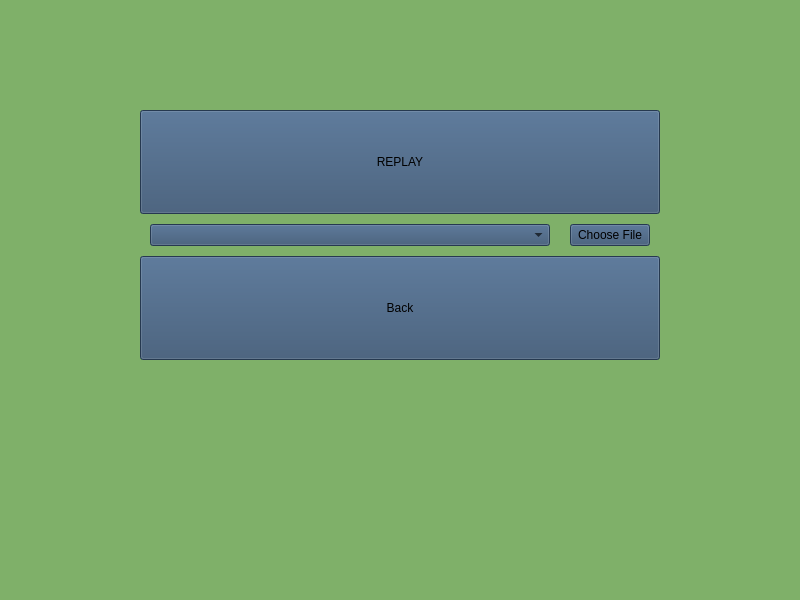
<?xml version="1.0" encoding="UTF-8"?>
<ui version="4.0">
 <class>replaypage</class>
 <widget class="QWidget" name="replaypage">
  <property name="geometry">
   <rect>
    <x>0</x>
    <y>0</y>
    <width>800</width>
    <height>600</height>
   </rect>
  </property>
  <property name="windowTitle">
   <string>Form</string>
  </property>
  <property name="styleSheet">
   <string notr="true">background: #7FB069;</string>
  </property>
  <property name="windowFilePath">
   <string/>
  </property>
  <layout class="QVBoxLayout" name="verticalLayout">
   <item>
    <widget class="QStackedWidget" name="stackedWidget">
     <widget class="QWidget" name="SetUpReplayPage">
      <layout class="QVBoxLayout" name="verticalLayout_3">
       <item>
        <layout class="QVBoxLayout" name="verticalLayout_2">
         <property name="spacing">
          <number>10</number>
         </property>
         <property name="leftMargin">
          <number>120</number>
         </property>
         <property name="topMargin">
          <number>90</number>
         </property>
         <property name="rightMargin">
          <number>120</number>
         </property>
         <property name="bottomMargin">
          <number>220</number>
         </property>
         <item>
          <widget class="QPushButton" name="PlayButton">
           <property name="sizePolicy">
            <sizepolicy hsizetype="Minimum" vsizetype="Preferred">
             <horstretch>0</horstretch>
             <verstretch>0</verstretch>
            </sizepolicy>
           </property>
           <property name="styleSheet">
            <string notr="true">background: #355070;</string>
           </property>
           <property name="text">
            <string>REPLAY</string>
           </property>
          </widget>
         </item>
         <item>
          <layout class="QHBoxLayout" name="horizontalLayout">
           <property name="spacing">
            <number>20</number>
           </property>
           <property name="leftMargin">
            <number>10</number>
           </property>
           <property name="topMargin">
            <number>0</number>
           </property>
           <property name="rightMargin">
            <number>10</number>
           </property>
           <item>
            <widget class="QComboBox" name="comboBox">
             <property name="sizePolicy">
              <sizepolicy hsizetype="Preferred" vsizetype="Maximum">
               <horstretch>0</horstretch>
               <verstretch>0</verstretch>
              </sizepolicy>
             </property>
             <property name="autoFillBackground">
              <bool>false</bool>
             </property>
             <property name="styleSheet">
              <string notr="true">background: #355070;</string>
             </property>
             <property name="duplicatesEnabled">
              <bool>false</bool>
             </property>
            </widget>
           </item>
           <item>
            <widget class="QPushButton" name="ChooseFileButton">
             <property name="enabled">
              <bool>true</bool>
             </property>
             <property name="sizePolicy">
              <sizepolicy hsizetype="Maximum" vsizetype="Maximum">
               <horstretch>0</horstretch>
               <verstretch>0</verstretch>
              </sizepolicy>
             </property>
             <property name="styleSheet">
              <string notr="true">background: #355070; </string>
             </property>
             <property name="text">
              <string>Choose File</string>
             </property>
            </widget>
           </item>
          </layout>
         </item>
         <item>
          <widget class="QPushButton" name="pushButton">
           <property name="sizePolicy">
            <sizepolicy hsizetype="Minimum" vsizetype="Preferred">
             <horstretch>0</horstretch>
             <verstretch>0</verstretch>
            </sizepolicy>
           </property>
           <property name="styleSheet">
            <string notr="true">background: #355070;</string>
           </property>
           <property name="text">
            <string>Back</string>
           </property>
          </widget>
         </item>
        </layout>
       </item>
      </layout>
     </widget>
     <widget class="QWidget" name="PlayReplayPage">
      <layout class="QVBoxLayout" name="verticalLayout_6">
       <property name="spacing">
        <number>0</number>
       </property>
       <property name="leftMargin">
        <number>0</number>
       </property>
       <property name="topMargin">
        <number>0</number>
       </property>
       <property name="rightMargin">
        <number>0</number>
       </property>
       <property name="bottomMargin">
        <number>0</number>
       </property>
       <item>
        <layout class="QVBoxLayout" name="verticalLayout_5">
         <property name="spacing">
          <number>0</number>
         </property>
         <item>
          <layout class="QHBoxLayout" name="horizontalLayout_4">
           <property name="spacing">
            <number>10</number>
           </property>
           <property name="leftMargin">
            <number>20</number>
           </property>
           <property name="topMargin">
            <number>10</number>
           </property>
           <property name="rightMargin">
            <number>20</number>
           </property>
           <property name="bottomMargin">
            <number>10</number>
           </property>
           <item>
            <widget class="QLabel" name="ReplayLivesLabel">
             <property name="sizePolicy">
              <sizepolicy hsizetype="Preferred" vsizetype="Preferred">
               <horstretch>0</horstretch>
               <verstretch>0</verstretch>
              </sizepolicy>
             </property>
             <property name="minimumSize">
              <size>
               <width>90</width>
               <height>0</height>
              </size>
             </property>
             <property name="text">
              <string>Lives:</string>
             </property>
            </widget>
           </item>
           <item>
            <widget class="QLabel" name="label_3">
             <property name="text">
              <string>Score:</string>
             </property>
            </widget>
           </item>
           <item>
            <widget class="QLCDNumber" name="ReplayScoreNumberCounter">
             <property name="minimumSize">
              <size>
               <width>80</width>
               <height>0</height>
              </size>
             </property>
             <property name="styleSheet">
              <string notr="true">background: #355070; color: #FC2F00;</string>
             </property>
             <property name="smallDecimalPoint">
              <bool>false</bool>
             </property>
             <property name="digitCount">
              <number>4</number>
             </property>
             <property name="intValue" stdset="0">
              <number>0</number>
             </property>
            </widget>
           </item>
           <item>
            <spacer name="horizontalSpacer_3">
             <property name="orientation">
              <enum>Qt::Horizontal</enum>
             </property>
             <property name="sizeHint" stdset="0">
              <size>
               <width>40</width>
               <height>20</height>
              </size>
             </property>
            </spacer>
           </item>
           <item>
            <widget class="QPushButton" name="PlayReplayButton">
             <property name="sizePolicy">
              <sizepolicy hsizetype="Minimum" vsizetype="Minimum">
               <horstretch>0</horstretch>
               <verstretch>0</verstretch>
              </sizepolicy>
             </property>
             <property name="styleSheet">
              <string notr="true">background: #355070;</string>
             </property>
             <property name="text">
              <string>Play</string>
             </property>
            </widget>
           </item>
           <item>
            <widget class="QPushButton" name="StopReplayButton">
             <property name="sizePolicy">
              <sizepolicy hsizetype="Minimum" vsizetype="Minimum">
               <horstretch>0</horstretch>
               <verstretch>0</verstretch>
              </sizepolicy>
             </property>
             <property name="styleSheet">
              <string notr="true">background: #355070;</string>
             </property>
             <property name="text">
              <string>Stop</string>
             </property>
            </widget>
           </item>
           <item>
            <widget class="QPushButton" name="PrevStepButton">
             <property name="sizePolicy">
              <sizepolicy hsizetype="Minimum" vsizetype="Minimum">
               <horstretch>0</horstretch>
               <verstretch>0</verstretch>
              </sizepolicy>
             </property>
             <property name="styleSheet">
              <string notr="true">background: #355070;</string>
             </property>
             <property name="text">
              <string>&lt;</string>
             </property>
            </widget>
           </item>
           <item>
            <widget class="QPushButton" name="NextStepButton">
             <property name="sizePolicy">
              <sizepolicy hsizetype="Minimum" vsizetype="Maximum">
               <horstretch>0</horstretch>
               <verstretch>0</verstretch>
              </sizepolicy>
             </property>
             <property name="styleSheet">
              <string notr="true">background: #355070;</string>
             </property>
             <property name="text">
              <string>&gt;</string>
             </property>
            </widget>
           </item>
           <item>
            <widget class="QPushButton" name="ReplayExitButton">
             <property name="sizePolicy">
              <sizepolicy hsizetype="Preferred" vsizetype="Preferred">
               <horstretch>0</horstretch>
               <verstretch>0</verstretch>
              </sizepolicy>
             </property>
             <property name="styleSheet">
              <string notr="true">background: #355070;</string>
             </property>
             <property name="text">
              <string>EXIT</string>
             </property>
            </widget>
           </item>
          </layout>
         </item>
        </layout>
       </item>
       <item>
        <widget class="QGraphicsView" name="ReplayGraphicsView"/>
       </item>
      </layout>
     </widget>
    </widget>
   </item>
  </layout>
 </widget>
 <resources/>
 <connections/>
</ui>
